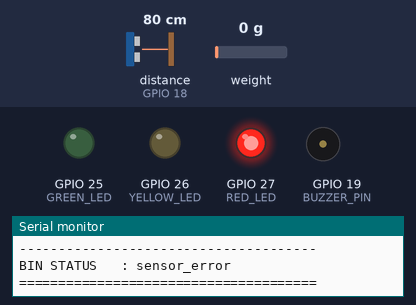
Bench run of a program on a simulated ESP32. On the bench: output pins drawn as LEDs (lit = HIGH), buzzer (waves = sounding), the last lines printed to the serial monitor. Wiring (from diagram.json): ultrasonic range finder: trigger GPIO 5; echo GPIO 18. The test bench sets the inputs (shaded band); at power-on: distance to the obstacle (sensor on GPIO 18) 80 cm, weight on the scale 0 g. The echo pulse lasts 58.3 µs per cm; WiFi joins after 1.5 s; servers stay silent unless stated; the local clock reads 2024-03-15 10:24:30 at power-on unless the program sets it; no MQTT or app messages arrive unless stated; pins used as bus, display or sensor lines are not drawn.

Above: at 3.7 s.
3.8 s: distance to the obstacle (sensor on GPIO 18) set to 50 cm
7.5 s: distance to the obstacle (sensor on GPIO 18) set to 41 cm
At 10.0 s:
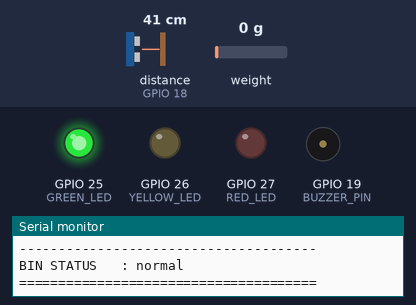
11.0 s: weight on the scale set to 18 g
13.5 s: weight on the scale set to 21 g
At 14.0 s:
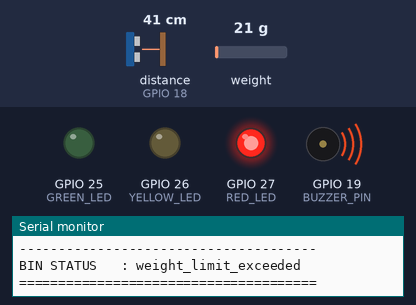
16.0 s: distance to the obstacle (sensor on GPIO 18) set to 4 cm
18.8 s: distance to the obstacle (sensor on GPIO 18) set to 2 cm
At 20.0 s:
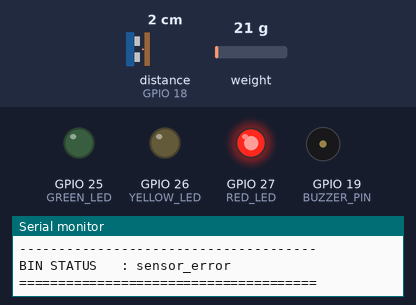
Timing chart, 0 to 21.8 s (numbered marks = the images above; inputs shaded):
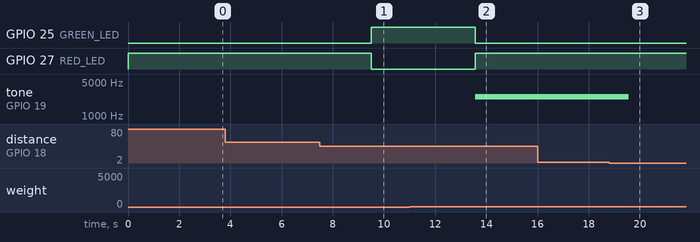

Measured:
- the behaviour switches between 45 and 44 cm on distance to the obstacle (sensor on GPIO 18) (found by bisection; images 0 and 1)
- the behaviour switches between 19 and 20 g on weight on the scale (found by bisection; images 1 and 2)
- the behaviour switches between 3 and 2 cm on distance to the obstacle (sensor on GPIO 18) (found by bisection; images 2 and 3)
- after the input at 7.5 s, GPIO 25 (GREEN_LED): LOW → HIGH after 2.0 s; GPIO 27 (RED_LED): HIGH → LOW after 2.0 s
- after the input at 13.5 s, GPIO 25 (GREEN_LED): HIGH → LOW after 0.07 s; GPIO 27 (RED_LED): LOW → HIGH after 0.07 s; tone on GPIO 19 (BUZZER_PIN): silent → 2500 Hz after 0.07 s
- after the input at 18.8 s, tone on GPIO 19 (BUZZER_PIN): 2500 Hz → silent after 0.77 s

The program:

main.cpp
```cpp
#include <Arduino.h>
#include "HX711.h"
#include <WiFi.h>
#include <WiFiClientSecure.h>
#include <PubSubClient.h>
#include <time.h>

// =====================================================
// CHRIST SMART CAMPUS - SMART WASTE MANAGEMENT
// =====================================================

// Campus identification
const char* CAMPUS_ID  = "CHRIST-DEMO";
const char* MODULE     = "waste";
const char* BUILDING_ID = "BLOCK-A";
const char* ZONE_ID     = "CANTEEN";
const char* DEVICE_ID   = "WASTE-A-ESP32-01";

// =====================================================
// WIFI / MQTT CONFIGURATION
// =====================================================
WiFiClientSecure secureClient;
PubSubClient mqttClient(secureClient);

const char* WIFI_SSID = "Wokwi-GUEST";
const char* WIFI_PASSWORD = "";
const char* MQTT_BROKER = "broker.emqx.io";
const int MQTT_PORT = 8883;

const char* TELEMETRY_TOPIC =
  "christ-smart-campus/v1/waste/BLOCK-A/WASTE-A-ESP32-01/telemetry";
const char* STATUS_TOPIC =
  "christ-smart-campus/v1/waste/BLOCK-A/WASTE-A-ESP32-01/status";

const unsigned long MQTT_RECONNECT_INTERVAL = 5000;
const unsigned long STATUS_INTERVAL = 30000;
unsigned long lastMQTTAttempt = 0;
unsigned long lastStatusPublish = 0;

// =====================================================
// GPIO CONFIGURATION
// =====================================================

// Ultrasonic sensor
#define TRIG_PIN 5
#define ECHO_PIN 18

// HX711 load cell amplifier
#define HX711_DT  16
#define HX711_SCK 17

// Status LEDs
#define GREEN_LED  25
#define YELLOW_LED 26
#define RED_LED    27

// Buzzer
#define BUZZER_PIN 19

// =====================================================
// BIN CALIBRATION
// =====================================================

const float BIN_DEPTH_CM = 40.0;
const float FULL_DISTANCE_CM = 5.0;

const float NEARLY_FULL_THRESHOLD = 60.0;
const float FULL_THRESHOLD = 85.0;

// Weight configuration
// Replace with the actual rated capacity of the physical bin.
const float MAX_BIN_WEIGHT_KG = 20.0;

// Placeholder calibration factor.
// Must be calibrated using known weights on the physical setup.
const float CALIBRATION_FACTOR = 420.0;

// =====================================================
// TIMING CONFIGURATION
// =====================================================

const unsigned long SENSOR_INTERVAL = 2000;
const unsigned long TELEMETRY_INTERVAL = 5000;

const unsigned long ULTRASONIC_TIMEOUT = 30000;

const int INVALID_READING_LIMIT = 3;

// =====================================================
// SENSOR OBJECT
// =====================================================

HX711 scale;

// =====================================================
// SYSTEM VARIABLES
// =====================================================

float distanceCm = 0.0;
float fillPercentage = 0.0;
float wasteWeightKg = 0.0;

bool ultrasonicOnline = false;
bool loadCellOnline = false;
bool fillLevelValid = false;

int invalidReadingCount = 0;

unsigned long lastSensorRead = 0;
unsigned long lastTelemetry = 0;

enum BinStatus {
  NORMAL,
  NEARLY_FULL,
  FULL,
  SENSOR_ERROR,
  WEIGHT_LIMIT_EXCEEDED
};

BinStatus currentStatus = SENSOR_ERROR;

// =====================================================
// WIFI, TIME AND MQTT CONNECTION MANAGEMENT
// =====================================================
void connectWiFi() {
  Serial.println();
  Serial.print("Connecting to Wi-Fi");
  WiFi.mode(WIFI_STA);
  WiFi.begin(WIFI_SSID, WIFI_PASSWORD);
  while (WiFi.status() != WL_CONNECTED) {
    delay(500);
    Serial.print(".");
  }
  Serial.println();
  Serial.println("Wi-Fi connected!");
  Serial.print("IP Address: ");
  Serial.println(WiFi.localIP());
}

void syncTime() {
  configTime(0, 0, "pool.ntp.org", "time.nist.gov");
  Serial.println("Synchronizing UTC time...");
  time_t now = time(nullptr);
  int attempts = 0;
  while (now < 1700000000 && attempts < 20) {
    delay(500);
    now = time(nullptr);
    attempts++;
  }
  Serial.println(now >= 1700000000 ? "Time synchronized successfully." : "WARNING: Time synchronization failed.");
}

String getTimestamp() {
  time_t now = time(nullptr);
  if (now < 1700000000) return "";
  struct tm timeinfo;
  gmtime_r(&now, &timeinfo);
  char timestamp[25];
  strftime(timestamp, sizeof(timestamp), "%Y-%m-%dT%H:%M:%SZ", &timeinfo);
  return String(timestamp);
}

bool connectMQTT() {
  if (WiFi.status() != WL_CONNECTED) return false;
  if (mqttClient.connected()) return true;
  Serial.println();
  Serial.println("--- MQTT TLS CONNECTION ---");
  Serial.println("Connecting to broker.emqx.io:8883...");
  String clientId = String(DEVICE_ID) + "-" + String((uint32_t)ESP.getEfuseMac(), HEX);
  if (mqttClient.connect(clientId.c_str())) {
    Serial.println("MQTT TLS CONNECTION SUCCESSFUL!");
    Serial.print("Client ID: "); Serial.println(clientId);
    lastStatusPublish = 0;
    return true;
  }
  Serial.print("MQTT connection failed. State: ");
  Serial.println(mqttClient.state());
  return false;
}

void maintainMQTTConnection() {
  if (WiFi.status() != WL_CONNECTED) return;
  if (mqttClient.connected()) {
    mqttClient.loop();
    return;
  }
  if (millis() - lastMQTTAttempt >= MQTT_RECONNECT_INTERVAL) {
    lastMQTTAttempt = millis();
    connectMQTT();
  }
}

// =====================================================
// ULTRASONIC SENSOR
// =====================================================

float readDistance() {

  digitalWrite(TRIG_PIN, LOW);
  delayMicroseconds(2);

  digitalWrite(TRIG_PIN, HIGH);
  delayMicroseconds(10);

  digitalWrite(TRIG_PIN, LOW);

  unsigned long duration = pulseIn(
    ECHO_PIN,
    HIGH,
    ULTRASONIC_TIMEOUT
  );

  if (duration == 0) {
    return -1.0;
  }

  float distance = duration * 0.0343 / 2.0;

  if (distance < 2.0 || distance > 400.0) {
    return -1.0;
  }

  return distance;
}

// =====================================================
// FILL PERCENTAGE CALCULATION
// =====================================================

bool updateFillLevel() {

  fillLevelValid = false;
  float reading = readDistance();

  if (reading < 0) {

    invalidReadingCount++;

    if (invalidReadingCount >= INVALID_READING_LIMIT) {
      ultrasonicOnline = false;
    }

    return false;
  }

  invalidReadingCount = 0;
  ultrasonicOnline = true;

  distanceCm = reading;

  // Reject readings outside the calibrated bin range.
  if (distanceCm > BIN_DEPTH_CM + 5.0 ||
      distanceCm < FULL_DISTANCE_CM - 2.0) {

    return false;
  }

  fillPercentage =
    ((BIN_DEPTH_CM - distanceCm) /
     (BIN_DEPTH_CM - FULL_DISTANCE_CM)) * 100.0;

  fillPercentage = constrain(
    fillPercentage,
    0.0,
    100.0
  );

  fillLevelValid = true;
  return true;
}

// =====================================================
// LOAD CELL READING
// =====================================================

void updateWeight() {

  if (!scale.is_ready()) {
    loadCellOnline = false;
    return;
  }

  float weight = scale.get_units(5);

  if (!isfinite(weight)) {
    loadCellOnline = false;
    return;
  }

  // Ignore tiny negative offsets caused by calibration noise.
  if (weight < 0.0 && weight > -0.1) {
    weight = 0.0;
  }

  // A significantly negative reading indicates a calibration
  // or wiring problem. Do not report it as valid weight.
  if (weight < 0.0) {
    loadCellOnline = false;
    return;
  }

  wasteWeightKg = weight;
  loadCellOnline = true;
}

// =====================================================
// BIN STATUS EVALUATION
// =====================================================

const char* getStatusName(BinStatus status) {

  switch (status) {

    case NORMAL:
      return "normal";

    case NEARLY_FULL:
      return "nearly_full";

    case FULL:
      return "full";

    case SENSOR_ERROR:
      return "sensor_error";

    case WEIGHT_LIMIT_EXCEEDED:
      return "weight_limit_exceeded";

    default:
      return "unknown";
  }
}

void evaluateBinStatus(bool fillValid) {

  if (!ultrasonicOnline || !fillValid || !loadCellOnline) {
    currentStatus = SENSOR_ERROR;
    return;
  }

  if (wasteWeightKg >= MAX_BIN_WEIGHT_KG) {
    currentStatus = WEIGHT_LIMIT_EXCEEDED;
    return;
  }

  if (fillPercentage >= FULL_THRESHOLD) {
    currentStatus = FULL;
  }
  else if (fillPercentage >= NEARLY_FULL_THRESHOLD) {
    currentStatus = NEARLY_FULL;
  }
  else {
    currentStatus = NORMAL;
  }
}

// =====================================================
// LED AND BUZZER CONTROL
// =====================================================

void updateIndicators() {

  digitalWrite(GREEN_LED, LOW);
  digitalWrite(YELLOW_LED, LOW);
  digitalWrite(RED_LED, LOW);

  switch (currentStatus) {

    case NORMAL:
      digitalWrite(GREEN_LED, HIGH);
      noTone(BUZZER_PIN);
      break;

    case NEARLY_FULL:
      digitalWrite(YELLOW_LED, HIGH);
      noTone(BUZZER_PIN);
      break;

    case FULL:
      digitalWrite(RED_LED, HIGH);
      tone(BUZZER_PIN, 2000);
      break;

    case WEIGHT_LIMIT_EXCEEDED:
      digitalWrite(RED_LED, HIGH);
      tone(BUZZER_PIN, 2500);
      break;

    case SENSOR_ERROR:
      digitalWrite(RED_LED, HIGH);
      noTone(BUZZER_PIN);
      break;
  }
}

// =====================================================
// SERIAL MONITOR OUTPUT
// =====================================================

void printSystemStatus() {

  Serial.println();
  Serial.println("======================================");
  Serial.println(" CHRIST SMART CAMPUS - WASTE MONITOR");
  Serial.println("======================================");

  Serial.print("Campus       : ");
  Serial.println(CAMPUS_ID);

  Serial.print("Building     : ");
  Serial.println(BUILDING_ID);

  Serial.print("Location     : ");
  Serial.println(ZONE_ID);

  Serial.print("Device ID    : ");
  Serial.println(DEVICE_ID);

  Serial.println("--------------------------------------");

  Serial.print("Ultrasonic   : ");
  Serial.println(ultrasonicOnline ? "ONLINE" : "OFFLINE");

  Serial.print("Load Cell    : ");
  Serial.println(loadCellOnline ? "ONLINE" : "OFFLINE");

  if (ultrasonicOnline) {
    Serial.print("Distance     : ");
    Serial.print(distanceCm);
    Serial.println(" cm");

    Serial.print("Fill Level   : ");
    Serial.print(fillPercentage);
    Serial.println(" %");
  }

  if (loadCellOnline) {
    Serial.print("Waste Weight : ");
    Serial.print(wasteWeightKg);
    Serial.println(" kg");

    Serial.print("Capacity Used: ");
    Serial.print(
      (wasteWeightKg / MAX_BIN_WEIGHT_KG) * 100.0
    );
    Serial.println(" %");
  }

  Serial.println("--------------------------------------");

  Serial.print("BIN STATUS   : ");
  Serial.println(getStatusName(currentStatus));

  Serial.println("======================================");
}

// =====================================================
// DASHBOARD TELEMETRY - ONE AGGREGATED JSON RECORD
// =====================================================
void publishWasteTelemetry() {
  String payload;
  payload.reserve(1200);
  payload = "{";
  payload += "\"message_type\":\"telemetry\",\"schema_version\":\"1.0\",";
  payload += "\"campus_id\":\"" + String(CAMPUS_ID) + "\",";
  payload += "\"module\":\"" + String(MODULE) + "\",\"building_id\":\"" + String(BUILDING_ID) + "\",";
  payload += "\"zone_id\":\"" + String(ZONE_ID) + "\",";
  payload += "\"device_id\":\"" + String(DEVICE_ID) + "\",";
  String timestamp = getTimestamp();
  payload += "\"timestamp\":";
  payload += timestamp.length() ? "\"" + timestamp + "\"" : "null";
  payload += ",\"timestamp_ms\":" + String(millis()) + ",\"metrics\":{";

  payload += "\"fill_percentage\":{\"value\":";
  payload += fillLevelValid ? String(fillPercentage, 2) : "null";
  payload += ",\"unit\":\"%\",\"status\":\"";
  payload += fillLevelValid ? "normal" : "sensor_unavailable";
  payload += "\"},";

  payload += "\"distance_to_waste\":{\"value\":";
  payload += fillLevelValid ? String(distanceCm, 2) : "null";
  payload += ",\"unit\":\"cm\",\"status\":\"";
  payload += fillLevelValid ? "normal" : "sensor_unavailable";
  payload += "\"},";

  payload += "\"waste_weight\":{\"value\":";
  payload += loadCellOnline ? String(wasteWeightKg, 3) : "null";
  payload += ",\"unit\":\"kg\",\"status\":\"";
  payload += loadCellOnline ? "normal" : "sensor_unavailable";
  payload += "\"},";

  payload += "\"weight_capacity_used\":{\"value\":";
  payload += loadCellOnline ? String((wasteWeightKg / MAX_BIN_WEIGHT_KG) * 100.0, 2) : "null";
  payload += ",\"unit\":\"%\",\"status\":\"";
  payload += loadCellOnline ? "normal" : "sensor_unavailable";
  payload += "\"},";

  payload += "\"collection_status\":{\"value\":\"" + String(getStatusName(currentStatus)) + "\",\"unit\":\"state\",\"status\":\"";
  payload += currentStatus == SENSOR_ERROR ? "sensor_unavailable" : "normal";
  payload += "\"},";

  payload += "\"collection_required\":{\"value\":";
  payload += ((fillLevelValid && fillPercentage >= 80.0) || currentStatus == WEIGHT_LIMIT_EXCEEDED) ? "true" : "false";
  payload += ",\"unit\":\"boolean\",\"status\":\"normal\"},";

  payload += "\"ultrasonic_sensor_online\":{\"value\":";
  payload += ultrasonicOnline ? "true" : "false";
  payload += ",\"unit\":\"boolean\",\"status\":\"normal\"},";

  payload += "\"load_cell_online\":{\"value\":";
  payload += loadCellOnline ? "true" : "false";
  payload += ",\"unit\":\"boolean\",\"status\":\"normal\"}";
  payload += "}}";
  Serial.println(payload);

  if (mqttClient.connected()) {
    if (mqttClient.publish(TELEMETRY_TOPIC, payload.c_str())) {
      Serial.println("Waste telemetry published to MQTT.");
    } else {
      Serial.println("Waste telemetry MQTT publish failed.");
    }
  } else {
    Serial.println("MQTT disconnected. Waste telemetry not published.");
  }
}

void publishDeviceStatus() {
  if (!mqttClient.connected()) return;
  String timestamp = getTimestamp();
  String payload = "{";
  payload += "\"message_type\":\"device_status\",\"schema_version\":\"1.0\",";
  payload += "\"campus_id\":\"" + String(CAMPUS_ID) + "\",";
  payload += "\"module\":\"waste\",\"building_id\":\"" + String(BUILDING_ID) + "\",";
  payload += "\"zone_id\":\"" + String(ZONE_ID) + "\",";
  payload += "\"device_id\":\"" + String(DEVICE_ID) + "\",";
  payload += "\"timestamp\":";
  payload += timestamp.length() ? "\"" + timestamp + "\"" : "null";
  payload += ",\"timestamp_ms\":" + String(millis()) + ",\"status\":\"online\"}";
  if (mqttClient.publish(STATUS_TOPIC, payload.c_str())) {
    Serial.println("Waste device online status published.");
  } else {
    Serial.println("Waste device status MQTT publish failed.");
  }
}

// =====================================================
// SETUP
// =====================================================

void setup() {

  Serial.begin(115200);

  pinMode(TRIG_PIN, OUTPUT);
  pinMode(ECHO_PIN, INPUT);

  pinMode(GREEN_LED, OUTPUT);
  pinMode(YELLOW_LED, OUTPUT);
  pinMode(RED_LED, OUTPUT);

  pinMode(BUZZER_PIN, OUTPUT);

  digitalWrite(TRIG_PIN, LOW);

  updateIndicators();

  Serial.println();
  Serial.println("Starting Smart Campus Waste System...");

  // Initialise HX711
  scale.begin(HX711_DT, HX711_SCK);

  Serial.println("Initialising load cell...");

  if (scale.wait_ready_timeout(3000)) {

    scale.set_scale(CALIBRATION_FACTOR);

    // Tare establishes the empty platform as zero.
    // Do not place waste on the bin during this operation.
    scale.tare();

    loadCellOnline = true;

    Serial.println("Load cell initialised and tared.");

  } else {

    loadCellOnline = false;

    Serial.println("WARNING: HX711 not detected.");
  }

  lastSensorRead = millis();
  lastTelemetry = millis();

  Serial.println("Waste monitoring system ready.");

  connectWiFi();
  syncTime();

  // Prototype only: certificate verification is disabled.
  // Configure a trusted CA certificate before production use.
  secureClient.setInsecure();
  mqttClient.setServer(MQTT_BROKER, MQTT_PORT);
  mqttClient.setKeepAlive(30);
  mqttClient.setSocketTimeout(5);
  mqttClient.setBufferSize(2048);
  connectMQTT();
}

// =====================================================
// MAIN LOOP
// =====================================================

void loop() {

  unsigned long currentTime = millis();

  maintainMQTTConnection();

  if (currentTime - lastSensorRead >= SENSOR_INTERVAL) {

    lastSensorRead = currentTime;

    bool fillValid = updateFillLevel();

    updateWeight();

    evaluateBinStatus(fillValid);

    updateIndicators();

    printSystemStatus();
  }

  if (currentTime - lastTelemetry >= TELEMETRY_INTERVAL) {

    lastTelemetry = currentTime;

    publishWasteTelemetry();
  }

  if (mqttClient.connected() &&
      currentTime - lastStatusPublish >= STATUS_INTERVAL) {
    lastStatusPublish = currentTime;
    publishDeviceStatus();
  }
}
```
